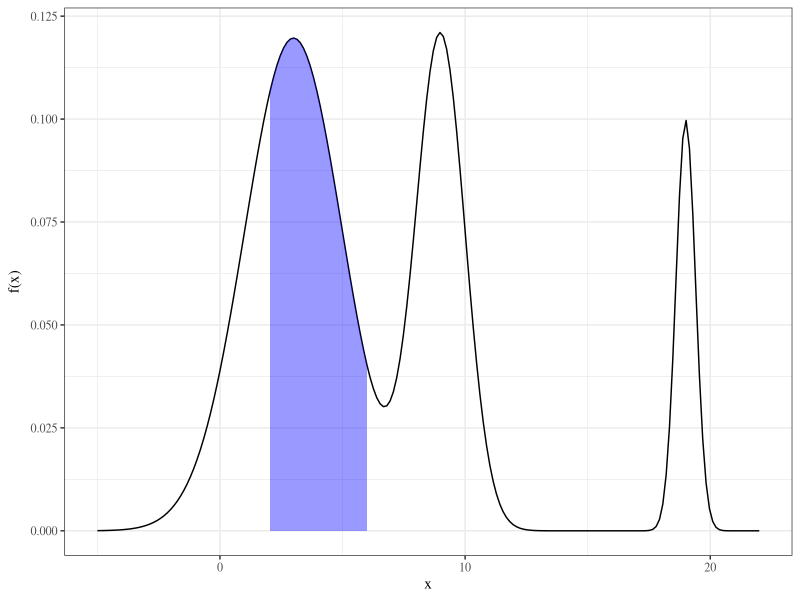
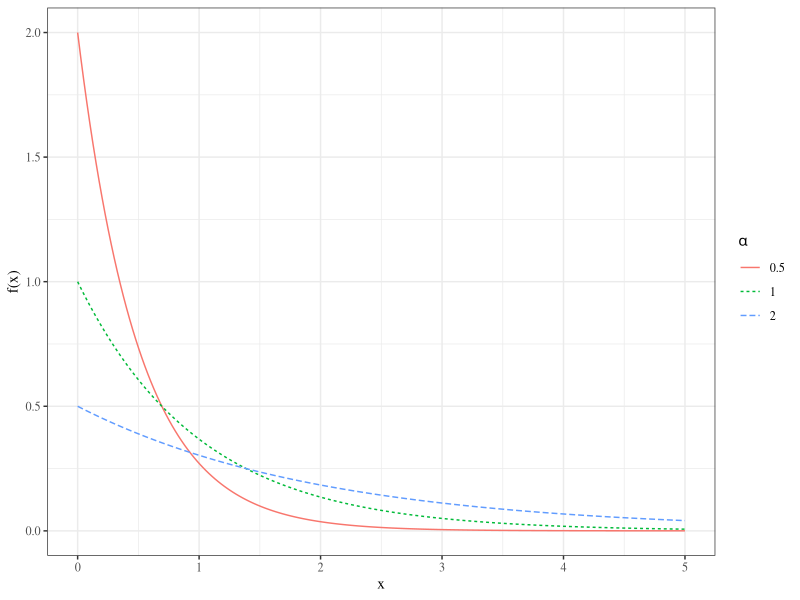
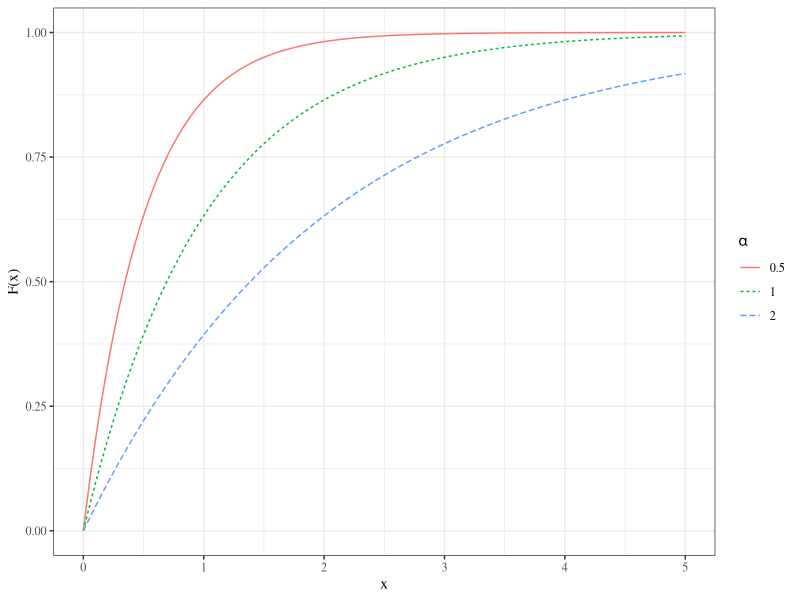

The R source for these figures, in order:
## ---- chunk 1
library(knitr)
library(tidyverse)
library(xtable)
library(MASS)
knitr::opts_chunk$set(echo=FALSE, message=FALSE, warning=FALSE, fig.height = 2)
theme_set(theme_bw(base_family = "serif"))
set.seed(305)
## ---- chunk 2
library(knitr)
hook_output = knit_hooks$get('output')
knit_hooks$set(output = function(x, options) {
  # this hook is used only when the linewidth option is not NULL
  if (!is.null(n <- options$linewidth)) {
    x = knitr:::split_lines(x)
    # any lines wider than n should be wrapped
    if (any(nchar(x) > n)) x = strwrap(x, width = n)
    x = paste(x, collapse = '\n')
  }
  hook_output(x, options)
})
## ---- chunk 3
x <- seq(-5, 22, length.out = 200)
f <- .6*dnorm(x, 3, 2) + .3*dnorm(x, 9, 1) + .1*dnorm(x, 19, .4)
shade <- rbind(data.frame(x = x[x >= 2 & x <= 6], y = f[x >= 2 & x <= 6]),
               data.frame(x = rev(x[x >= 2 & x <= 6]), y = 0))
qplot(x, f, geom = "line") +
  geom_polygon(aes(x, y), data = shade, fill = "blue", alpha = .4) +
  ylab(expression("f(x)"))
## ---- chunk 4
data.frame(x = seq(0, 5, length.out = 200)) %>%
  mutate(`0.5` = dexp(x, 1/.5),
         `1` = dexp(x, 1),
         `2` = dexp(x, 1/2)) %>%
  gather(alpha, f, -x) %>%
  ggplot() +
  geom_line(aes(x, f, colour = alpha, lty = alpha)) +
  scale_colour_discrete(expression(alpha)) +
  scale_linetype_discrete(expression(alpha)) +
  ylab("f(x)")
## ---- chunk 5
data.frame(x = seq(0, 5, length.out = 200)) %>%
  mutate(`0.5` = pexp(x, 1/.5),
         `1` = pexp(x, 1),
         `2` = pexp(x, 1/2)) %>%
  gather(alpha, f, -x) %>%
  ggplot() +
  geom_line(aes(x, f, colour = alpha, lty = alpha)) +
  scale_colour_discrete(expression(alpha)) +
  scale_linetype_discrete(expression(alpha)) +
  ylab("F(x)")
